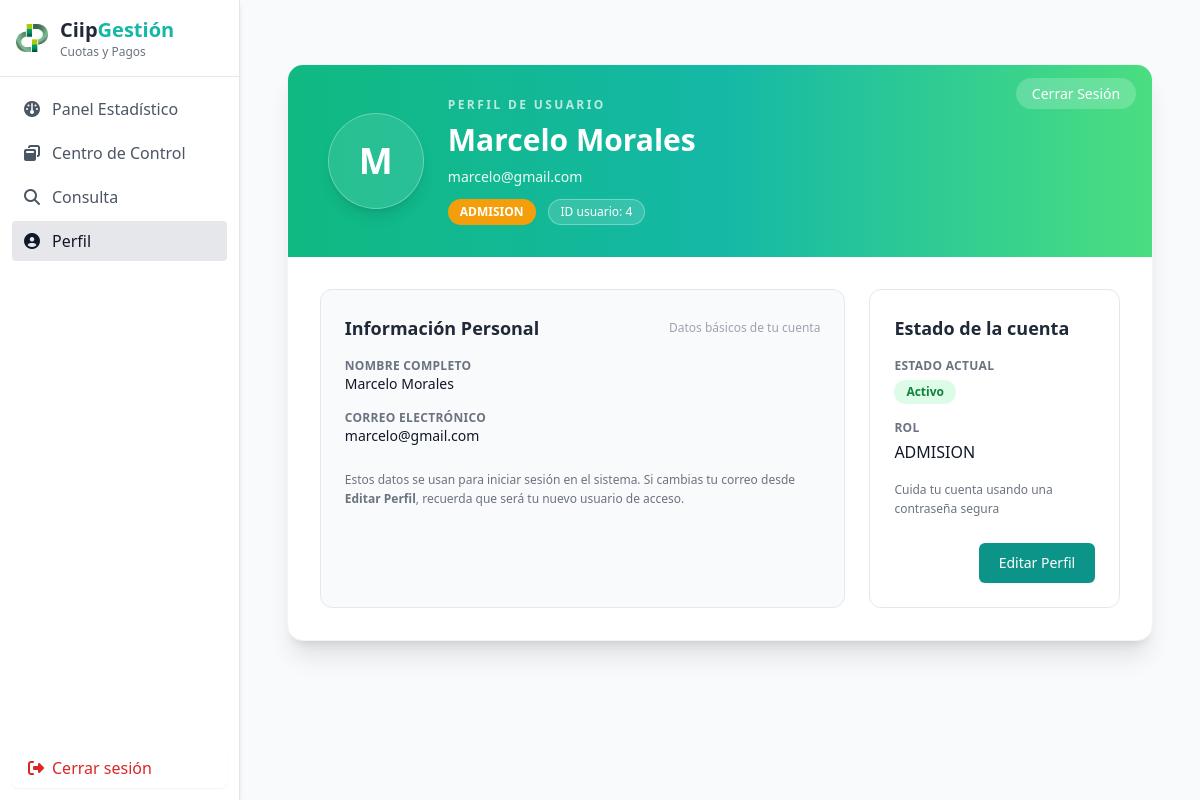
The page /public/perfil.php (signed in) on the database its author committed.
### tables this page shows
CREATE TABLE `usuarios` (
  `id` int(11) NOT NULL,
  `fullname` varchar(100) NOT NULL,
  `email` varchar(100) NOT NULL,
  `profile_image` varchar(255) DEFAULT NULL,
  `password` varchar(255) NOT NULL,
  `role` enum('ADMINISTRADOR','ADMISION','ASESOR') DEFAULT NULL,
  `deleted_at` datetime DEFAULT NULL
);

### public/perfil.php (the view, shortened to what this page needs)
<?php
require __DIR__ . '/../config/db.php';
$stmt = $pdo->prepare("SELECT id, fullname, email, role, profile_image FROM usuarios WHERE id = :id");
$stmt->execute(['id' => $_SESSION['user_id']]);
$usuario = $stmt->fetch(PDO::FETCH_ASSOC);
$letraAvatar = strtoupper(substr($usuario['fullname'], 0, 1));
$rutaImagen  = !empty($usuario['profile_image']) ? $usuario['profile_image'] : null;
$roleLabel = strtoupper($usuario['role'] ?? '');
$roleColor = 'bg-emerald-500';
if ($roleLabel === 'ADMISION')    $roleColor = 'bg-amber-500';
?>
<div class="max-w-5xl mx-auto mt-10">
  <div class="bg-white shadow-xl rounded-2xl overflow-hidden border border-gray-100">
    <div class="bg-gradient-to-r from-emerald-500 via-teal-500 to-green-400 px-10 py-8 text-white relative">
      <div class="absolute top-4 right-4">
        <a href="logout.php"
           class="bg-white/20 hover:bg-white/30 text-white text-sm px-4 py-1.5 rounded-full transition">
          Cerrar Sesión
        </a>
      </div>
      <div class="flex items-center gap-6">
        <div class="w-24 h-24 rounded-full bg-white/10 flex items-center justify-center overflow-hidden shadow-lg border border-white/30">
          <?php if ($rutaImagen): ?>
            <img src="<?= htmlspecialchars($rutaImagen) ?>" alt="Foto de perfil"
                 class="w-full h-full object-cover">
          <?php else: ?>
            <span class="text-4xl font-bold">
              <?= $letraAvatar ?>
            </span>
          <?php endif; ?>
        </div>
        <div class="flex flex-col gap-2">
          <div class="text-xs tracking-[0.2em] uppercase text-white/70 font-semibold">
            Perfil de usuario
          </div>
          <h1 class="text-3xl font-bold leading-tight">
            <?= htmlspecialchars($usuario['fullname']) ?>
          </h1>
          <p class="text-sm text-emerald-50">
            <?= htmlspecialchars($usuario['email']) ?>
          </p>
          <div class="flex flex-wrap gap-3 mt-1">
            <span class="inline-flex items-center px-3 py-1 text-xs font-semibold rounded-full <?= $roleColor ?> text-white">
              <?= $roleLabel ?>
            </span>
            <span class="inline-flex items-center px-3 py-1 text-xs font-medium rounded-full bg-white/15 text-white border border-white/30">
              ID usuario: <?= htmlspecialchars($usuario['id']) ?>
            </span>
          </div>
        </div>
      </div>
    </div>
    <div class="px-8 py-8 grid grid-cols-1 md:grid-cols-3 gap-6">
      <div class="md:col-span-2 bg-gray-50 rounded-xl border border-gray-200 p-6 flex flex-col justify-between">
        <div>
          <div class="flex items-center justify-between mb-4">
            <h2 class="text-lg font-semibold text-gray-800">Información Personal</h2>
            <span class="text-xs text-gray-400">Datos básicos de tu cuenta</span>
          </div>
          <div class="space-y-4 text-sm">
            <div>
              <p class="text-gray-500 text-xs font-semibold uppercase tracking-wide">
                Nombre completo
              </p>
              <p class="text-gray-900 font-medium">
                <?= htmlspecialchars($usuario['fullname']) ?>
              </p>
            </div>
            <div>
              <p class="text-gray-500 text-xs font-semibold uppercase tracking-wide">
                Correo electrónico
              </p>
              <p class="text-gray-900 font-medium">
                <?= htmlspecialchars($usuario['email']) ?>
              </p>
            </div>
          </div>
          <p class="mt-6 text-xs text-gray-500 leading-relaxed">
            Estos datos se usan para iniciar sesión en el sistema. Si cambias tu correo desde
            <span class="font-semibold">Editar Perfil</span>, recuerda que será tu nuevo usuario de acceso.
          </p>
        </div>
      </div>
      <div class="bg-white rounded-xl border border-gray-200 p-6 flex flex-col justify-between">
        <div class="space-y-4">
          <h2 class="text-lg font-semibold text-gray-800 mb-2">Estado de la cuenta</h2>
          <div>
            <p class="text-gray-500 text-xs font-semibold uppercase tracking-wide mb-1">
              Estado actual
            </p>
            <span class="inline-flex items-center px-3 py-1 text-xs font-semibold rounded-full bg-green-100 text-green-700">
              Activo
            </span>
          </div>
          <div>
            <p class="text-gray-500 text-xs font-semibold uppercase tracking-wide mb-1">
              Rol
            </p>
            <p class="text-gray-900 font-medium">
              <?= $roleLabel ?>
            </p>
          </div>
          <p class="text-xs text-gray-500 leading-relaxed">
            Cuida tu cuenta usando una contraseña segura
          </p>
        </div>
        <div class="mt-6 flex justify-end">
          <a href="editar_perfil.php"
             class="inline-flex items-center justify-center px-5 py-2.5 rounded-md bg-teal-600 hover:bg-teal-700 text-white text-sm font-medium shadow-sm transition">
            Editar Perfil
          </a>
        </div>
      </div>
    </div>
  </div>
</div>
<?php
require __DIR__ . '/layout.php';

### rows shown on the page
usuarios: fullname "M", fullname "Marcelo Morales", email "marcelo@gmail.com", role "ADMISION", id "4"
